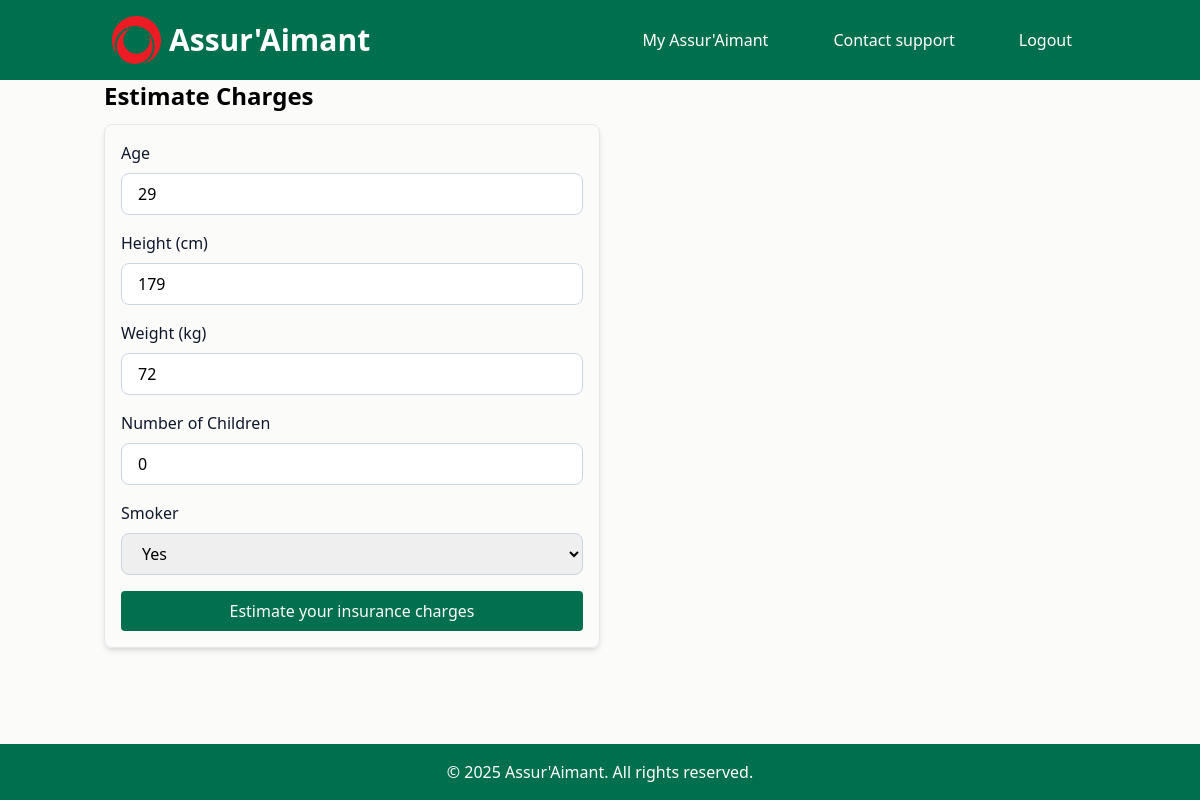
/predict-charges/ (signed in), run on an earlier commit of the app's database.
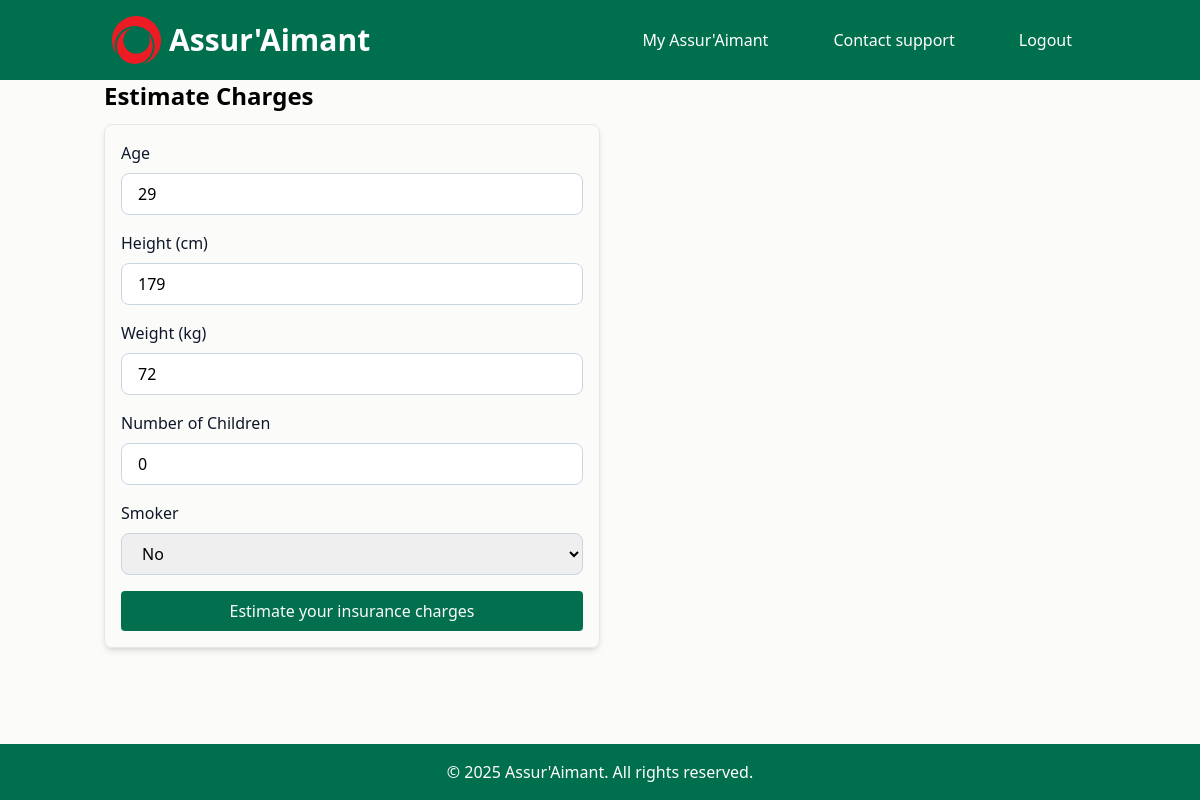
And on a later commit of the database.
### insurance_app/models.py (models this page shows, shortened)
class UserProfile(AbstractUser):
    class SmokerType(models.TextChoices):
        YES = 'Yes', 'Yes'
        NO = 'No', 'No'
    class RegionType(models.TextChoices):
        NORTHEAST = 'Northeast', 'Northeast'
        NORTHWEST = 'Northwest', 'Northwest'
        SOUTHEAST = 'Southeast', 'Southeast'
        SOUTHWEST = 'Southwest', 'Southwest'
    class SexType(models.TextChoices):
        MALE = 'Male', 'Male'
        FEMALE = 'Female', 'Female'
    age = models.PositiveIntegerField(default=25)
    weight = models.PositiveIntegerField(default=60, help_text="Weight in kilograms")
    height = models.PositiveIntegerField(default=170, help_text="Height in centimeters")
    num_children = models.PositiveIntegerField(default=0)
    smoker = models.CharField(
        blank=False,
        max_length=10,
        choices=SmokerType.choices
    )
    region = models.CharField(
        blank=False,
        max_length=10,
        choices=RegionType.choices,
    )
    sex = models.CharField(
        blank=False,
        max_length=10,
        choices=SexType.choices,
    )

### insurance_app/views.py (the view, shortened to what this page needs)
# urls.py: path('predict-charges/', PredictChargesView.as_view(), name='predict'),
class PredictChargesView(LoginRequiredMixin, UpdateView):
    model = get_user_model()
    form_class = PredictChargesForm
    template_name = 'insurance_app/predict.html'
    success_url = reverse_lazy('predict')
    def get_object(self, queryset=None):
        return self.request.user

### insurance_app/forms.py
class PredictChargesForm(forms.ModelForm):
    class Meta:
        model = UserProfile
        fields = ["age", "height", "weight", "num_children", "smoker"]

### insurance_app/templates/insurance_app/predict.html (shortened to what the changed rows need)
{% extends "insurance_app/base_final.html" %}
{% load static %}
{% block content %}
<div class="container mx-auto px-4">
    <h1 class="text-2xl font-bold mt-0">Estimate Charges</h1>
    <div class="flex flex-col md:flex-row gap-4 mt-3">
        <div class="w-full md:w-1/2">
            <form method="post" action="{% url 'predict' %}" class="p-4 border rounded-lg shadow-md" novalidate>
                <div class="space-y-4">
                    <div>
                        <label for="id_smoker" class="block text-base font-medium text-slate-900 mb-2">Smoker</label>
                        <select
                            id="id_smoker"
                            name="smoker"
                            class="w-full px-4 py-2 border {% if form.smoker.errors %}border-red-500{% else %}border-slate-300{% endif %} rounded-lg focus:outline-none focus:ring-2 focus:ring-cyan-400"
                            required
                        >
                            <option value="Yes" {% if form.smoker.value == "Yes" %}selected{% endif %}>Yes</option>
                            <option value="No" {% if form.smoker.value == "No" %}selected{% endif %}>No</option>
                        </select>
                    </div>
                </div>
            </form>
        </div>
    </div>
</div>
{% endblock %}

What changed in the data, as far as the page shows it:
changed UserProfile: smoker "Yes" → "No"
